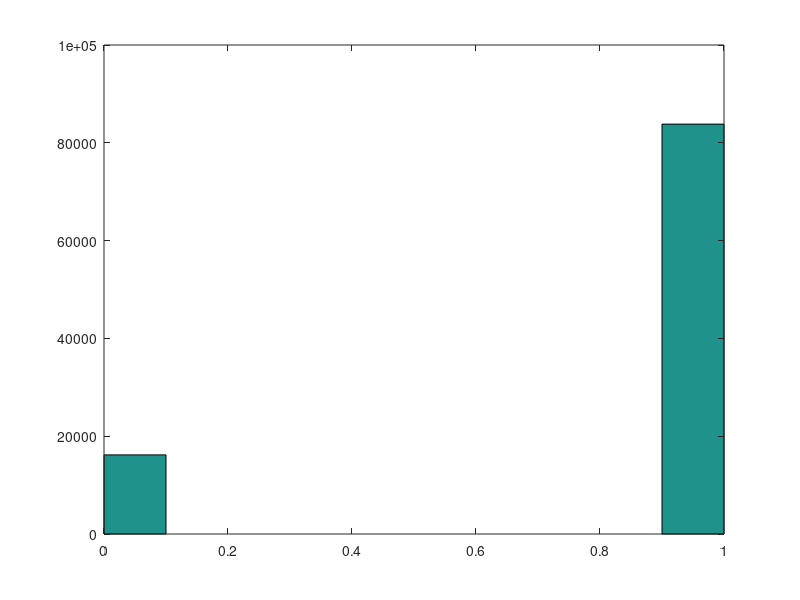

The MATLAB source for this figure:
%% a) 3 peças em 5 serem defeituosas
n = 5;      %nºpeças
k = 3;      %nº peças defeituosas
p = 0.3;    %probabilidade de ser defeituosa
N = 1e5;    %nºexperiências
%analiticamente
probAnalitica = factorial(n)/(factorial(k)*factorial(n-k))*(p^k)*((1-p)^(n-k))
%simulacao
experiencias = rand(n, N)<0.3;
sucessos = sum(experiencias) == 3;
probSimulacao = sum(sucessos)/N

%% b) pelo menos 2 defeituosas
n = 5;
k = 2;
p = 0.3;
N = 1e5;
experiencias = rand(n, N)>0.7;
sucessos = sum(experiencias)<=2;
prob = sum(sucessos)/N

%% c) histograma do número de peças defeituosas
n = 5;
k = 2;
p = 0.3;
N = 1e5;
experiencias = rand(n, N)>0.7;
sucessos = sum(experiencias)<=2;
prob = sum(sucessos)/N;
hist(sucessos)